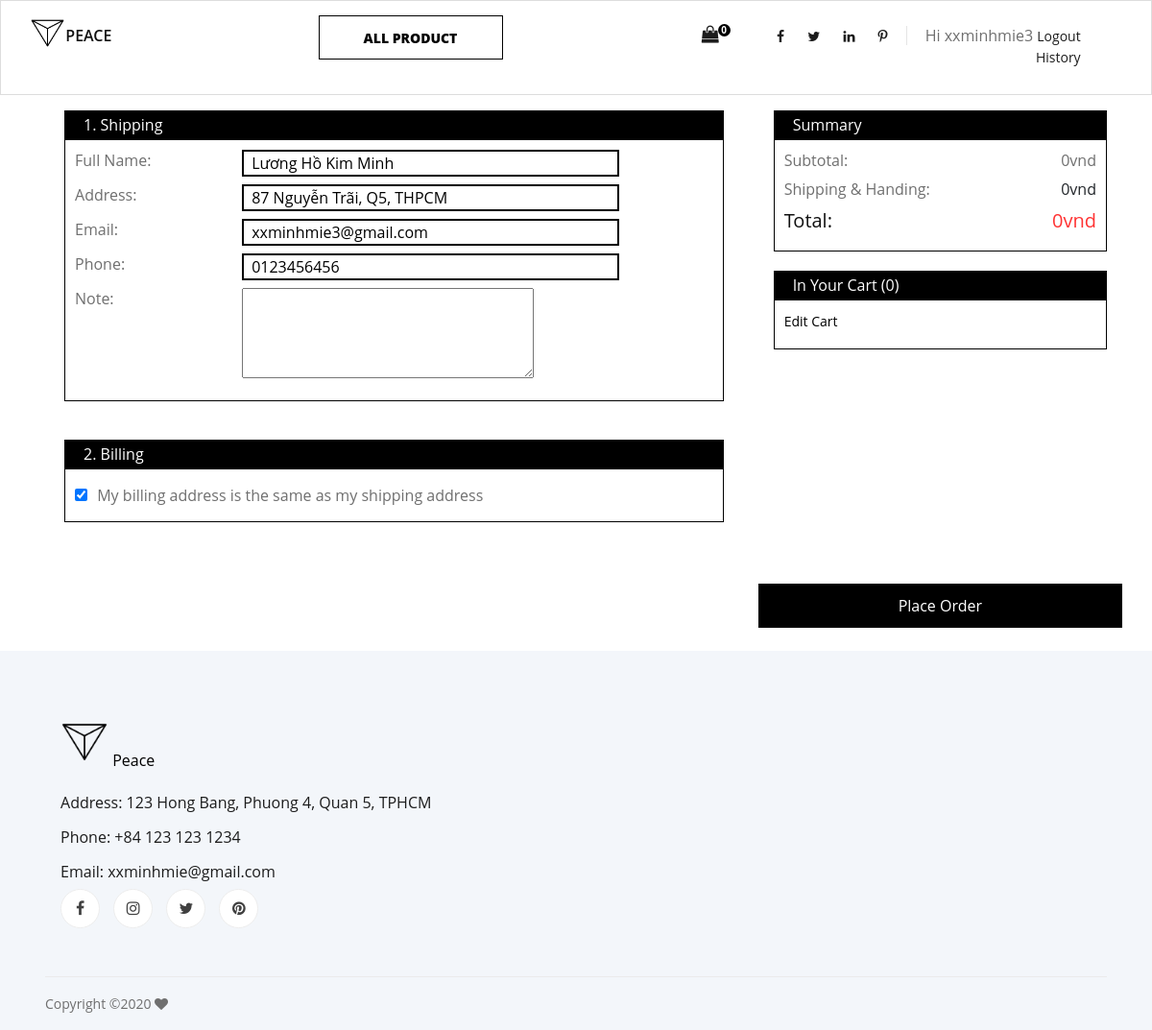
Page /sneaker/checkout.php (signed in) on the committed database.
### tables this page shows
CREATE TABLE `account` (
  `id` int(11) NOT NULL,
  `username` varchar(100) NOT NULL,
  `password` varchar(100) NOT NULL,
  `role` varchar(100) NOT NULL DEFAULT 'customer',
  `fullname` varchar(255) NOT NULL,
  `email` varchar(255) NOT NULL,
  `address` varchar(255) NOT NULL,
  `phone` varchar(100) NOT NULL
);

### sneaker/checkout.php (the view, shortened to what this page needs)
<?php include './inc/header.php'; ?>
<?php
$getInfo = "SELECT * FROM account WHERE id = '".$_SESSION["id"]."'";
$con = mysqli_connect("localhost","root","","website");
$run = mysqli_query($con, $getInfo);
$row = mysqli_fetch_array($run);
$output = '
<section>
    <div class="container">
    	<form action="xulycheckout.php" method="get" id="checkoutform">
					<div class="row">
						<div id="info" class="col-lg-8">
							<div id="shipping" class="info_item col-lg-12">
								<div class="info_item_header">
									<h2>1. Shipping</h2>
								</div>
								<div class="info_item_content">
									<div class="row">
										<div class="col-lg-3">
											<p>Full Name: </p>
										</div>
										<div class="col-lg-9">
											<input readonly type="text" name="fullname" value="'.$row["fullname"].'" class="tfaccount">
										</div>
									</div>
									<div class="row">
										<div class="col-lg-3">
											<p>Address: </p>
										</div>
										<div class="col-lg-9">
											<input readonly type="text" name="address" value="'.$row["address"].'" class="tfaccount">
										</div>
									</div>
									<div class="row">
										<div class="col-lg-3">
											<p>Email: </p>
										</div>
										<div class="col-lg-9">
											<input readonly type="text"  name="" value="'.$row["email"].'" class="tfaccount">
										</div>
									</div>
									<div class="row">
										<div class="col-lg-3">
											<p>Phone: </p>
										</div>
										<div class="col-lg-9">
											<input readonly type="text"  name="phone" value="'.$row["phone"].'" class="tfaccount">
										</div>
									</div>
									<div class="row">
										<div class="col-lg-3">
											<p>Note: </p>
										</div>
										<div class="col-lg-9">
											<textarea name="note" rows="4" cols="30"></textarea>
										</div>
									</div>
								</div>
							</div>
							<div id="billing" class="info_item col-lg-12">
								<div class="info_item_header">
									<h2>2. Billing</h2>
								</div>
								<div class="info_item_content">
									<div>
										<input type="checkbox" checked="checked" name="sameaddress" id="sameaddress">
										<p style="display: inline-block">My billing address is the same as my shipping address</p>
									</div>
								</div>
							</div>
						</div>
						<div id="right_sidebar" class="col-lg-4">
							<div class="right_sidebar_item"  >
								<div class="info_item_header">
									<h2>Summary</h2>
								</div>';
								$total = 0;
$output.='								<div class="info_item_content">
									<div class="row">
										<div class="col-lg-4">
											<p>Subtotal:</p>
										</div>
										<div class="col-lg-8 end-lg">
											<p>'.number_format($total).'vnd</p>
										</div>
									</div>
									<div class="row">
										<div class="col-lg-8">
											<p>Shipping & Handing:</p>
										</div>
										<div class="col-lg-4 end-lg">
											0vnd
										</div>
									</div>
									<div class="row">
										<div class="col-lg-4">
											<h3 style="font-size: 20px;">Total:</h3>
										</div>
										<div class="col-lg-8 end-lg">
											<h3 style="color: #FF3333; font-size: 20px">'.number_format($total).'vnd</h3>
										</div>
									</div>
								</div>
							</div>
							<div class="right_sidebar_item" style="margin-top: 20px">
								<div class="info_item_header">
								<h2>In Your Cart ('.$cart_count.')</h2>
								</div>
								<div class="info_item_content">
								';
$output .= '									<div class="row">
										<div class=col-lg-12>
											<a style="color:black;font-size:14px;" href="">Edit Cart</a>
										</div>
									</div>
								</div>
							</div>
						</div>
					</div>
					<div id="submitplaceorder" class="row end-lg" >
						<input type="submit" name="placeorder" value="Place Order" id="placeorder" class="col-lg-4">
					</div>
					</form>
    </div>
</section>
 ';
echo $output;
?>
<?php include './inc/footer.php' ?>

### sneaker/css/style.css (style rules this page uses)
html, body { height: 100%; font-family: "Cairo", sans-serif; -webkit-font-smoothing: antialiased; font-smoothing: antialiased; }
h1, h2, h3, h4, h5, h6 { margin: 0; color: #111111; font-weight: 400; font-family: "Cairo", sans-serif; }
h2 { font-size: 36px; }
h3 { font-size: 30px; }
p { font-size: 16px; font-family: "Cairo", sans-serif; color: #6f6f6f; font-weight: 400; line-height: 26px; margin: 0 0 15px 0; }
@media only screen and (min-width: 1200px) { .container { max-width: 1170px; } }

### sneaker/css/flexboxgrid.css (style rules this page uses)
.row { box-sizing: border-box; display: -ms-flexbox; display: -webkit-box; display: flex; -ms-flex: 0 1 auto; -webkit-box-flex: 0; flex: 0 1 auto; -ms-flex-direction: row; -webkit-box-orient: horizontal; -webkit-box-direction: normal; flex-direction: row; -ms-flex-wrap: wrap; flex-wrap: wrap; margin-right: -1rem; margin-left: -1rem; }
@media only screen and (min-width: 48em) { .container { width: 36rem; } }
@media only screen and (min-width: 62em) { .container { width: 51rem; } }
@media only screen and (min-width: 75em) { .container { width: 71rem; } }
@media only screen and (min-width: 75em) { .col-lg, .col-lg-1, .col-lg-2, .col-lg-3, .col-lg-4, .col-lg-5, .col-lg-6, .col-lg-7, .col-lg-8, .col-lg-9, .col-lg-10, .col-lg-11, .col-lg-12 { box-sizing: border-box; -ms-flex: 0 0 auto; -webkit-box-flex: 0; flex: 0 0 auto; padding-right: 1rem; padding-left: 1rem; } }
@media only screen and (min-width: 75em) { .col-lg-3 { -ms-flex-preferred-size: 25%; flex-basis: 25%; max-width: 25%; } }
@media only screen and (min-width: 75em) { .col-lg-4 { -ms-flex-preferred-size: 33.333%; flex-basis: 33.333%; max-width: 33.333%; } }
@media only screen and (min-width: 75em) { .col-lg-8 { -ms-flex-preferred-size: 66.667%; flex-basis: 66.667%; max-width: 66.667%; } }
@media only screen and (min-width: 75em) { .col-lg-9 { -ms-flex-preferred-size: 75%; flex-basis: 75%; max-width: 75%; } }
@media only screen and (min-width: 75em) { .col-lg-12 { -ms-flex-preferred-size: 100%; flex-basis: 100%; max-width: 100%; } }
@media only screen and (min-width: 75em) { .end-lg { -ms-flex-pack: end; -webkit-box-pack: end; justify-content: flex-end; text-align: end; } }

### sneaker/css/stylepagi.css (style rules this page uses)
.container { margin: auto; }

### sneaker/css/stylecheckout.css (style rules this page uses)
.container { margin: auto; }
#checkoutform input[type=text] { width: 80%; border: 2px solid black; height: 28px; padding: 4px 8px; }
#info { margin: auto; }
.info_item { margin: auto; margin-bottom: 20px; padding: 20px; padding-top: 0px; }
.info_item p { margin: 6px; }
.info_item_header { color: white; background: black; }
.info_item_header h2 { margin-bottom: 0px; padding: 4px 20px; color: white; }
.info_item_content { padding: 10px; border: 1px solid black; }
#placeorder { background: black; color: white; }
.info_item_content .row div { padding-bottom: 8px; }
.info_item_content .row div p { margin: 0; padding: 0; }
.info_item_content .row div h3 { margin: 0; }
#submitplaceorder { margin-top: 24px; margin-bottom: 24px; }
#placeorder { width: 90%; padding: 12px 12px; border: none; box-shadow: none; }

### sneaker/css/stylelogin.css (style rules this page uses)
html,body,div,span,applet,object,iframe,h1,h2,h3,h4,h5,h6,p,blockquote,pre,a,abbr,acronym,address,big,cite,code,del,dfn,em,img,ins,kbd,q,s,samp,small,strike,strong,sub,sup,tt,var,b,u,i,dl,dt,dd,ol,nav ul,nav li,fieldset,form,label,legend,table,caption,tbody,tfoot,thead,tr,th,td,article,aside,canvas,details,embed,figure,figcaption,footer,header,hgroup,menu,nav,output,ruby,section,summary,time,mark,audio,video { margin:0;padding:0;border:0;font-size:100%;font:inherit;vertical-align:baseline; }
article, aside, details, figcaption, figure,footer, header, hgroup, menu, nav, section { display: block; }
a { text-decoration:none; }
body { margin: 0; background-attachment:fixed; background-size:cover; font-family: 'Open Sans', sans-serif; }
h1,h2,h3,h4,h5,h6 { margin:0; }
p { margin:0; }
a { transition: 0.5s all; -webkit-transition: 0.5s all; -moz-transition: 0.5s all; -o-transition: 0.5s all; }

### rows in the picture
account: fullname "Lương Hồ Kim Minh", address "87 Nguyễn Trãi, Q5, THPCM", email "xxminhmie3@gmail.com", phone "0123456456"

### other values in the picture
$cart_count "0"
$_SESSION["username"] "xxminhmie3"
$total "0"
